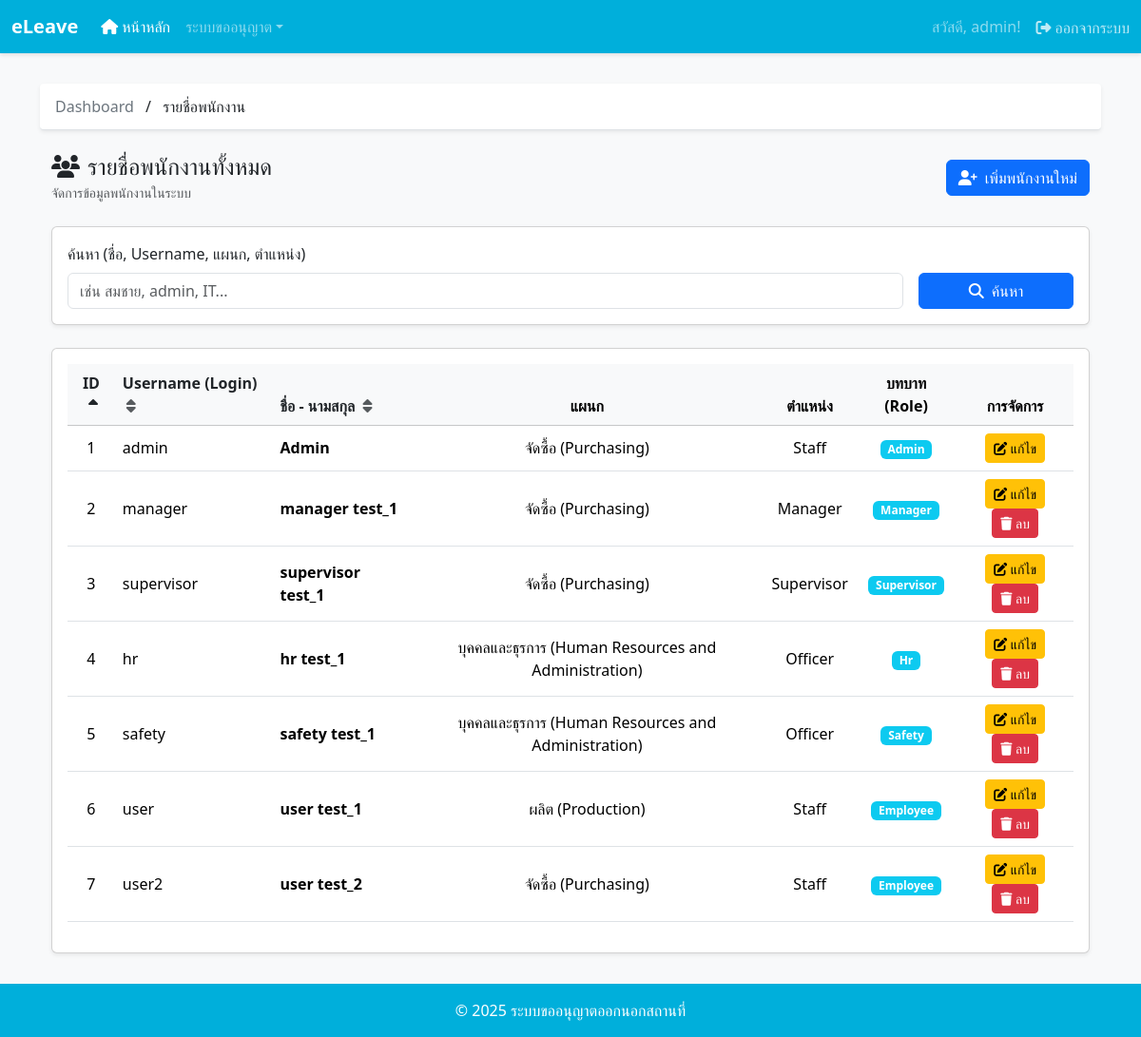
/users/ (signed in), run on the app's committed database.
### app/models.py (models this page shows, shortened)
class Employee(models.Model):
    user = models.OneToOneField(User, on_delete=models.CASCADE)
    employee_id = models.AutoField(primary_key=True)
    name = models.CharField(max_length=255)
    phone = models.CharField(max_length=32, null=True, blank=True)
    email = models.CharField(max_length=255, null=True, blank=True)
    line_user_id = models.CharField(max_length=255, null=True, blank=True)
    department = models.ForeignKey(Department, on_delete=models.CASCADE, db_column='department_id')
    position = models.ForeignKey(Position, on_delete=models.CASCADE, db_column='position_id')
    role = models.ForeignKey(Role, on_delete=models.CASCADE, db_column='role_id')

class Department(models.Model):
    department_id = models.AutoField(primary_key=True)
    department_name = models.CharField(max_length=255)

class Position(models.Model):
    position_id = models.AutoField(primary_key=True)
    position_name = models.CharField(max_length=255)
    position_level = models.IntegerField()

class Role(models.Model):
    role_id = models.AutoField(primary_key=True)
    role_name = models.CharField(max_length=255)

### app/views.py (the view, shortened to what this page needs)
# urls.py: path('users/', views.employee_list_view, name='employee-list'),
@login_required
@user_passes_test(is_hr_or_admin, login_url='/')
def employee_list_view(request):
    search_query = request.GET.get('search_query', '')
    sort_by_param = request.GET.get('sort', 'employee_id') # ค่าเริ่มต้นเรียงตาม ID
    order_param = request.GET.get('order', 'asc') # ค่าเริ่มต้นเรียงจากน้อยไปมาก
    employees = Employee.objects.all()
    order_prefix = '-' if order_param == 'desc' else ''
    employees = employees.order_by(f'{order_prefix}{sort_by_param}')
    context = {
        'employees': employees,
        'search_query': search_query,
        'current_sort': sort_by_param,
        'current_order': order_param,
    }
    return render(request, 'app/members_list.html', context)

### app/context_processors.py (called while the page is built)
def load_site_config(request):
    try:
        with open(CONFIG_FILE_PATH, 'r', encoding='utf-8') as f:
            config = json.load(f)
    except (FileNotFoundError, json.JSONDecodeError):
        config = {
            'brand_name': 'eLeave (Default)',
            'footer_text': '&copy; 2025 (Default)',
            'color_primary': '#3498db',
            'color_success': '#198754',
            'color_warning': '#f39c12',
            'color_danger': '#e74c3c'
        }
    return {'site_config': config}

### app/views.py (called while the page is built)
def is_hr_or_admin(user):
    if not hasattr(user, 'employee'):
        return user.is_superuser
    return user.employee.role.role_name.lower() in ['hr', 'admin']

### app/templates/app/members_list.html (shortened to what this page needs)
{% extends 'base.html' %}
{% load static %}
{% block breadcrumb %}
  <a href="{% url 'app:dashboard' %}" class="text-decoration-none text-secondary">Dashboard</a>
  <span class="mx-2">/</span>
  <span class="text-dark">รายชื่อพนักงาน</span>
{% endblock %}
{% block content %}
<div class="container-fluid">
    <div class="d-flex justify-content-between align-items-center mb-4">
        <div>
            <h2 class="h4 mb-0"><i class="fas fa-users me-2"></i>รายชื่อพนักงานทั้งหมด</h2>
            <small class="text-muted">จัดการข้อมูลพนักงานในระบบ</small>
        </div>
        <a href="{% url 'app:create-user' %}" class="btn btn-primary">
            <i class="fas fa-user-plus me-2"></i>เพิ่มพนักงานใหม่
        </a>
    </div>
    <div class="card shadow-sm mb-4">
        <div class="card-body">
            <form method="get" action="{% url 'app:employee-list' %}">
                <div class="row g-3 align-items-end">
                    <div class="col-md-10">
                        <label for="search_query" class="form-label">ค้นหา (ชื่อ, Username, แผนก, ตำแหน่ง)</label>
                        <input type="text" name="search_query" id="search_query" class="form-control" value="{{ search_query|default:'' }}" placeholder="เช่น สมชาย, admin, IT...">
                    </div>
                    <div class="col-md-2">
                        <button type="submit" class="btn btn-primary w-100"><i class="fas fa-search me-1"></i> ค้นหา</button>
                    </div>
                </div>
            </form>
        </div>
    </div>
    <div class="card shadow-sm">
        <div class="card-body">
            <div class="table-responsive">
                <table class="table table-hover align-middle">
                    <thead class="table-light text-center">
                        <tr>
                            <th>
                                <a href="?search_query={{ search_query|default:'' }}&sort=employee_id&order={% if current_sort == 'employee_id' and current_order == 'asc' %}desc{% else %}asc{% endif %}" class="text-decoration-none text-dark d-block">
                                    ID
                                    {% if current_sort == 'employee_id' %}
                                        <i class="fas fa-sort-{% if current_order == 'asc' %}up{% else %}down{% endif %} ms-1"></i>
                                    {% else %}
                                        <i class="fas fa-sort text-muted ms-1"></i>
                                    {% endif %}
                                </a>
                            </th>
                            <th class="text-start">
                                <a href="?search_query={{ search_query|default:'' }}&sort=user__username&order={% if current_sort == 'user__username' and current_order == 'asc' %}desc{% else %}asc{% endif %}" class="text-decoration-none text-dark">
                                    Username (Login)
                                    {% if current_sort == 'user__username' %}
                                        <i class="fas fa-sort-{% if current_order == 'asc' %}up{% else %}down{% endif %} ms-1"></i>
                                    {% else %}
                                        <i class="fas fa-sort text-muted ms-1"></i>
                                    {% endif %}
                                </a>
                            </th>
                            <th class="text-start">
                                <a href="?search_query={{ search_query|default:'' }}&sort=name&order={% if current_sort == 'name' and current_order == 'asc' %}desc{% else %}asc{% endif %}" class="text-decoration-none text-dark">
                                    ชื่อ - นามสกุล
                                    {% if current_sort == 'name' %}
                                        <i class="fas fa-sort-{% if current_order == 'asc' %}up{% else %}down{% endif %} ms-1"></i>
                                    {% else %}
                                        <i class="fas fa-sort text-muted ms-1"></i>
                                    {% endif %}
                                </a>
                            </th>
                            <th>แผนก</th>
                            <th>ตำแหน่ง</th>
                            <th>บทบาท (Role)</th>
                            <th>การจัดการ</th>
                        </tr>
                    </thead>
                    <tbody class="text-center">
                        {% for employee in employees %}
                        <tr>
                            <td>{{ employee.employee_id }}</td>
                            <td class="text-start">{{ employee.user.username }}</td>
                            <td class="text-start fw-bold">{{ employee.name }}</td>
                            <td>{{ employee.department.department_name }}</td>
                            <td>{{ employee.position.position_name }}</td>
                            <td><span class="badge bg-info">{{ employee.role.role_name|capfirst }}</span></td>
                            <td>
                                <a href="{% url 'app:edit-employee' employee.employee_id %}" class="btn btn-sm btn-warning">
                                    <i class="fas fa-edit"></i> แก้ไข
                                </a>
                                {% if user.employee.employee_id != employee.employee_id and not employee.user.is_superuser %}
                                <button type="button" class="btn btn-sm btn-danger" data-bs-toggle="modal" data-bs-target="#deleteModal" data-employee-id="{{ employee.employee_id }}" data-employee-name="{{ employee.name }}">
                                    <i class="fas fa-trash"></i> ลบ
                                </button>
                                {% endif %}
                            </td>
                        </tr>
                        {% empty %}
                        <tr>
                            <td colspan="7" class="text-center p-5">
                                <p class="text-muted">ไม่พบข้อมูลพนักงานที่ตรงกับการค้นหา</p>
                            </td>
                        </tr>
                        {% endfor %}
                    </tbody>
                </table>
            </div>
        </div>
    </div>
</div>
{% endblock %}

### app/templates/base.html (shortened to what this page needs)
{% load static %}
<!DOCTYPE html>
<html lang="th">
<head>
    <link href="https://cdn.jsdelivr.net/npm/bootstrap@5.3.3/dist/css/bootstrap.min.css" rel="stylesheet" />
    <link rel="stylesheet" href="https://cdnjs.cloudflare.com/ajax/libs/font-awesome/6.4.0/css/all.min.css" />
</head>
<body>
    <nav class="navbar navbar-expand-lg navbar-dark navbar-custom sticky-top">
        <div class="container-fluid">
            <a class="navbar-brand fw-bold" href="{% url 'app:dashboard' %}">{{ site_config.brand_name|default:'eLeave' }}</a>
            <div class="collapse navbar-collapse" id="navbarNav">
                <ul class="navbar-nav me-auto mb-2 mb-lg-0">
                    <li class="nav-item">
                        <a class="nav-link active" href="{% url 'app:dashboard' %}"><i class="fas fa-home me-1"></i>หน้าหลัก</a>
                    </li>
                    {% if user.is_authenticated and not is_security %}
                    <li class="nav-item dropdown">
                        <a class="nav-link dropdown-toggle" href="#" role="button" data-bs-toggle="dropdown">ระบบขออนุญาต</a>
                    </li>
                    {% endif %}
                </ul>
                <div class="d-flex align-items-center">
                    {% if user.is_authenticated %}
                      <span class="navbar-text me-3">สวัสดี, {{ user.first_name|default:user.username }}!</span>
                      <form class="logout-form d-inline" action="{% url 'app:logout' %}" method="post">
                        <button type="submit" class="btn"><i class="fas fa-sign-out-alt me-1"></i>ออกจากระบบ</button>
                      </form>
                    {% endif %}
                </div>
            </div>
        </div>
    </nav>
    <main class="main-content container">
        <div class="breadcrumb-bar shadow-sm">
            {% block breadcrumb %}<a href="{% url 'app:dashboard' %}" class="text-decoration-none text-secondary"><i class="fas fa-home me-2"></i>หน้าหลัก</a>{% endblock %}
        </div>
        {% block content %}
        {% endblock %}
        </main>
    <footer class="footer">
        <span>{{ site_config.footer_text|safe|default:"&copy; 2025 ระบบขออนุญาตออกนอกสถานที่" }}</span>
    </footer>
</body>
</html>

### data on the page
Employee: employee_id "1", user.username "admin", name "Admin", department.department_name "จัดซื้อ (Purchasing)", position.position_name "Staff", role.role_name "Admin"
Employee: employee_id "2", user.username "manager", name "manager test_1", department.department_name "จัดซื้อ (Purchasing)", position.position_name "Manager", role.role_name "Manager"
Employee: employee_id "3", user.username "supervisor", name "supervisor test_1", department.department_name "จัดซื้อ (Purchasing)", position.position_name "Supervisor", role.role_name "Supervisor"
Employee: employee_id "4", user.username "hr", name "hr test_1", department.department_name "บุคคลและธุรการ (Human Resources and Administration)", position.position_name "Officer", role.role_name "Hr"
Employee: employee_id "5", user.username "safety", name "safety test_1", department.department_name "บุคคลและธุรการ (Human Resources and Administration)", position.position_name "Officer", role.role_name "Safety"
Employee: employee_id "6", user.username "user", name "user test_1", department.department_name "ผลิต (Production)", position.position_name "Staff", role.role_name "Employee"
Employee: employee_id "7", user.username "user2", name "user test_2", department.department_name "จัดซื้อ (Purchasing)", position.position_name "Staff", role.role_name "Employee"

### other printed values
{{ site_config.brand_name|default:'eLeave' }} "eLeave"
{{ user.first_name|default:user.username }} "admin"
